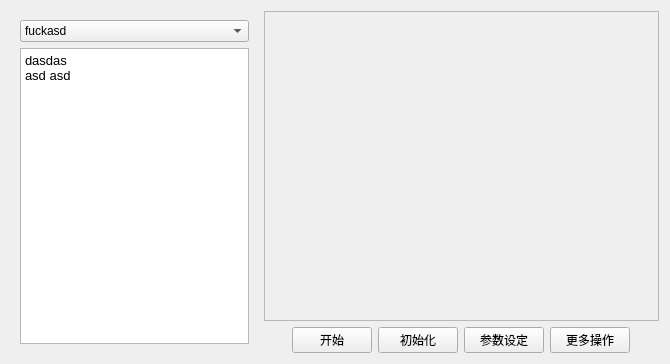
<?xml version="1.0" encoding="UTF-8"?>
<ui version="4.0">
 <class>Widget</class>
 <widget class="QWidget" name="Widget">
  <property name="geometry">
   <rect>
    <x>0</x>
    <y>0</y>
    <width>670</width>
    <height>364</height>
   </rect>
  </property>
  <property name="windowTitle">
   <string>Widget</string>
  </property>
  <layout class="QHBoxLayout" name="horizontalLayout_2">
   <item>
    <widget class="QWidget" name="leftContainerWidget" native="true">
     <property name="minimumSize">
      <size>
       <width>0</width>
       <height>0</height>
      </size>
     </property>
     <property name="maximumSize">
      <size>
       <width>270</width>
       <height>16777215</height>
      </size>
     </property>
     <layout class="QVBoxLayout" name="verticalLayout_2">
      <item>
       <widget class="QComboBox" name="menuList">
        <item>
         <property name="text">
          <string>fuckasd</string>
         </property>
        </item>
        <item>
         <property name="text">
          <string>fasiajfnFaf 发安抚</string>
         </property>
        </item>
        <item>
         <property name="text">
          <string>阿诗丹顿按时</string>
         </property>
        </item>
       </widget>
      </item>
      <item>
       <widget class="QTextBrowser" name="textBrowser">
        <property name="html">
         <string>&lt;!DOCTYPE HTML PUBLIC &quot;-//W3C//DTD HTML 4.0//EN&quot; &quot;http://www.w3.org/TR/REC-html40/strict.dtd&quot;&gt;
&lt;html&gt;&lt;head&gt;&lt;meta name=&quot;qrichtext&quot; content=&quot;1&quot; /&gt;&lt;style type=&quot;text/css&quot;&gt;
p, li { white-space: pre-wrap; }
&lt;/style&gt;&lt;/head&gt;&lt;body style=&quot; font-family:'Noto Sans'; font-size:10pt; font-weight:400; font-style:normal;&quot;&gt;
&lt;p style=&quot; margin-top:0px; margin-bottom:0px; margin-left:0px; margin-right:0px; -qt-block-indent:0; text-indent:0px;&quot;&gt;&lt;span style=&quot; font-family:'Noto Sans';&quot;&gt;dasdas &lt;/span&gt;&lt;/p&gt;
&lt;p style=&quot; margin-top:0px; margin-bottom:0px; margin-left:0px; margin-right:0px; -qt-block-indent:0; text-indent:0px;&quot;&gt;&lt;span style=&quot; font-family:'Noto Sans';&quot;&gt;asd asd &lt;/span&gt;&lt;/p&gt;&lt;/body&gt;&lt;/html&gt;</string>
        </property>
       </widget>
      </item>
     </layout>
    </widget>
   </item>
   <item>
    <layout class="QVBoxLayout" name="verticalLayout" stretch="1,0">
     <item>
      <widget class="QScrollArea" name="rightContainerWidgetWrap">
       <property name="widgetResizable">
        <bool>true</bool>
       </property>
       <widget class="QWidget" name="scrollAreaWidgetContents">
        <property name="geometry">
         <rect>
          <x>0</x>
          <y>0</y>
          <width>411</width>
          <height>301</height>
         </rect>
        </property>
        <widget class="MyScreen" name="rightContainerWidget" native="true">
         <property name="geometry">
          <rect>
           <x>0</x>
           <y>0</y>
           <width>250</width>
           <height>250</height>
          </rect>
         </property>
        </widget>
       </widget>
      </widget>
     </item>
     <item>
      <layout class="QHBoxLayout" name="horizontalLayout">
       <property name="spacing">
        <number>6</number>
       </property>
       <property name="sizeConstraint">
        <enum>QLayout::SetMinimumSize</enum>
       </property>
       <item>
        <spacer name="horizontalSpacer">
         <property name="orientation">
          <enum>Qt::Horizontal</enum>
         </property>
         <property name="sizeHint" stdset="0">
          <size>
           <width>40</width>
           <height>20</height>
          </size>
         </property>
        </spacer>
       </item>
       <item>
        <widget class="QPushButton" name="startBtn">
         <property name="text">
          <string>开始</string>
         </property>
        </widget>
       </item>
       <item>
        <widget class="QPushButton" name="initBtn">
         <property name="text">
          <string>初始化</string>
         </property>
        </widget>
       </item>
       <item>
        <widget class="QPushButton" name="dataSettingBtn">
         <property name="text">
          <string>参数设定</string>
         </property>
        </widget>
       </item>
       <item>
        <widget class="QPushButton" name="moreControlBtn">
         <property name="text">
          <string>更多操作</string>
         </property>
        </widget>
       </item>
       <item>
        <spacer name="horizontalSpacer_2">
         <property name="orientation">
          <enum>Qt::Horizontal</enum>
         </property>
         <property name="sizeHint" stdset="0">
          <size>
           <width>40</width>
           <height>20</height>
          </size>
         </property>
        </spacer>
       </item>
      </layout>
     </item>
    </layout>
   </item>
  </layout>
 </widget>
 <customwidgets>
  <customwidget>
   <class>MyScreen</class>
   <extends>QWidget</extends>
   <header>myscreen.h</header>
   <container>1</container>
  </customwidget>
 </customwidgets>
 <resources/>
 <connections/>
</ui>
